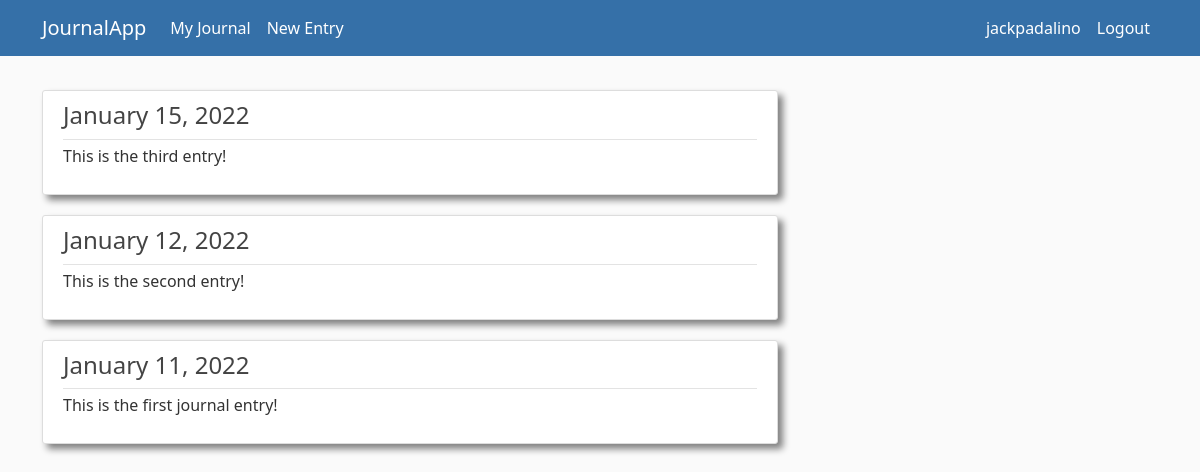
The page /journal/ (signed in) on the database as committed earlier.
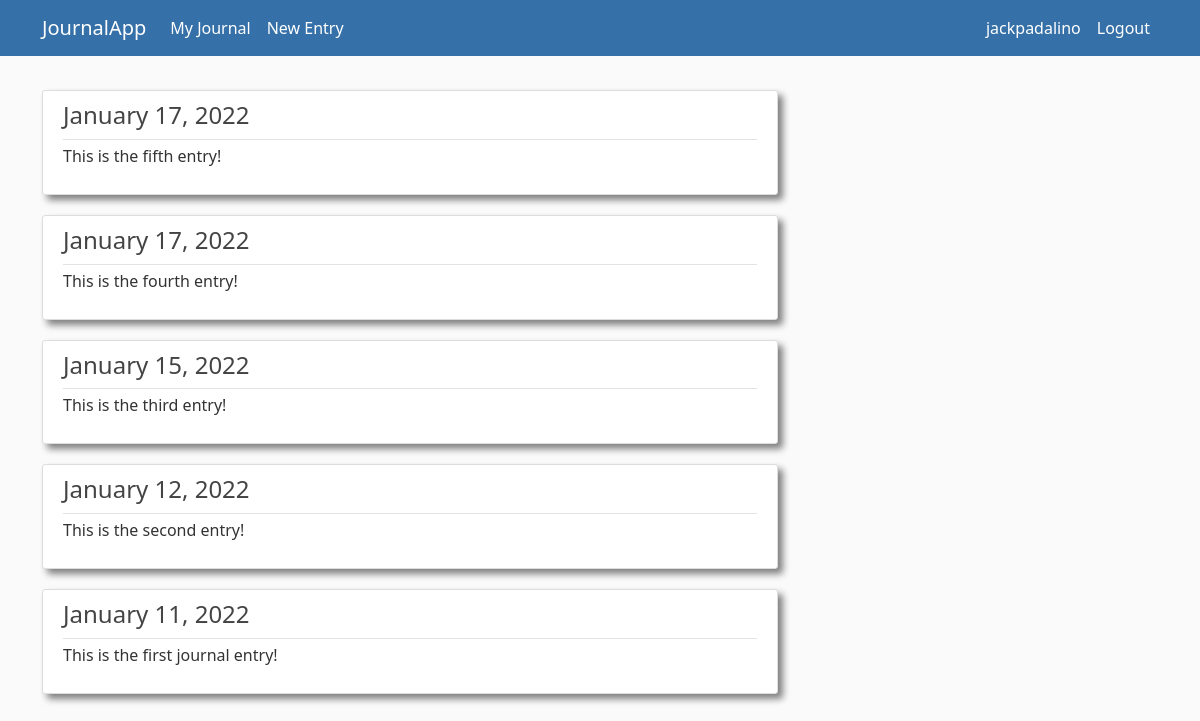
The same page on the database as committed later.
### journal/models.py (models this page shows, shortened)
class Entry(models.Model):
    title = models.CharField(max_length=100)
    content = models.TextField()
    date_posted = models.DateTimeField(default=timezone.now)
    author = models.ForeignKey(User,on_delete=models.CASCADE)

### journal/views.py (the view)
# urls.py: path('journal/', EntryListView.as_view(),name='journal'),
class EntryListView(ListView):
    def get_queryset(self):
        entries = Entry.objects.filter(author=self.request.user)
        entries = entries.order_by('-date_posted')
        return entries
    template_name = 'journal/journal.html'
    context_object_name = 'entries'

### journal/templates/journal/journal.html
{% extends "journal/base.html" %}
{% block content %}
{% if entries %}
    {% for entry in entries %}
        <article class="media content-section">
            <div class="media-body">
                <div class="article-metadata">
                    <h4><a class="article-title" href="{% url 'entry-details' entry.id %}">{{ entry.date_posted|date:"F j, Y" }}</a></h4>
                </div>
                <p class="article-content">{{ entry.content }}</p>
            </div>
        </article>
    {% endfor %}
{% else %}
    <h2>You don't have any entries yet!</h2>
{% endif %}
{% endblock content %}

### journal/templates/journal/base.html (shortened to what this page needs)
{% load static %}
<!DOCTYPE html>
<html>
<head>
    <link href="https://cdn.jsdelivr.net/npm/bootstrap@5.1.3/dist/css/bootstrap.min.css" rel="stylesheet">
    <link rel='stylesheet' type='text/css' href="{% static 'journal/main.css' %}">
</head>
<body>
    <header class="site-header">
        <nav class="navbar navbar-expand-md navbar-dark main-navigation-bar fixed-top">
            <div class="container">
                <a class="navbar-brand mr-4" href="{% url 'journalhome' %}">JournalApp</a>
                <div class="collapse navbar-collapse" id="navbarToggle">
                    <div class="navbar-nav mr-auto">
                        {% if user.is_authenticated %}
                            <a class="nav-item nav-link" href="{% url 'journal' %}">My Journal</a>
                            <a class="nav-item nav-link" href="{% url 'new-entry' %}">New Entry</a>
                        {% else %}
                            <span></span>
                        {% endif %}
                    </div>
                </div>
                <div class="collapse navbar-collapse justify-content-end" id="navbarToggle">
                    <div class="navbar-nav">
                        {% if user.is_authenticated %}
                            <a class="nav-item nav-link" href="{% url 'profile' %}">{{ user.username }}</a>
                            <a class="nav-item nav-link" href="{% url 'logout' %}">Logout</a>
                        {% else %}
                            <a class="nav-item nav-link" href="{% url 'login' %}">Login</a>
                            <a class="nav-item nav-link" href="{% url 'register' %}">Register</a>
                        {% endif %}
                    </div>
                </div>
            </div>
        </nav>
    </header>
    <main role="main" class="container">
        <div class="row">
            <div class="col-md-8">
                {% block content %}{% endblock %}
            </div>
        </div>
    </main>
</body>
</html>

### journal/static/journal/main.css (style rules this page uses)
body { background: #fafafa; color: #333333; margin-top: 5rem; }
h1, h2, h3, h4, h5, h6 { color: #444444; }
.main-navigation-bar { background-color: rgb(53, 112, 168); }
.site-header .navbar-nav .nav-link { color: #ffffff; }
.content-section { background: #ffffff; padding: 10px 20px; border: 1px solid #dddddd; border-radius: 3px; margin-bottom: 20px; margin-top: 10px; box-shadow: 5px 5px 7px grey; }
.article-title { color: #444444; text-decoration: none; }
.article-content { white-space: pre-line; }
.article-metadata { padding-bottom: 1px; margin-bottom: 4px; border-bottom: 1px solid #e3e3e3; text-decoration: none; }

Rows that differ between the two databases and show on the page:
added Entry: date_posted "January 17, 2022", content "This is the fifth entry!"
added Entry: date_posted "January 17, 2022", content "This is the fourth entry!"
